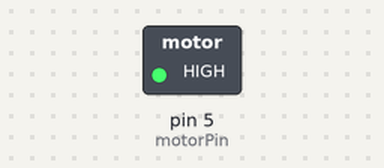
Simulated run of this sketch. Board: Arduino Uno, built with avr-gcc and run on an emulated ATmega328P. Shown: switched loads named in the sketch (green lamp = pin HIGH). Dashed ring = blinking.

Above: at 0.5 s.
Timing chart, 0 to 4.6 s (numbered marks = the images above):
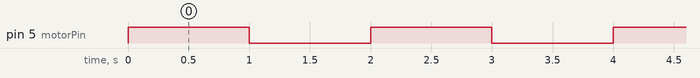

The sketch:

Lab1_motor_controller_hookup.ino
```cpp
int motorPin = 5;    // one of the inputs on the motor controller (L293D)

void setup() {
  pinMode(motorPin, OUTPUT);
}

void loop() {
  digitalWrite(motorPin, HIGH);  // turn the motor on
  delay(1000); // wait 1 second
  digitalWrite(motorPin, LOW);  // turn the motor off
  delay(1000); // wait 1 second
}
```

Turn-motor-on-and-off.cpp
```cpp
int motorPin = 5;

void setup() {
  pinMode(motorPin, OUTPUT);
}

void loop() {
  digitalWrite(motorPin, HIGH);
  delay(1000);
  digitalWrite(motorPin, LOW);
  delay(1000);
}
```

Measured:
- by itself, pin 5 (motorPin): alternates HIGH for 1.0 s and LOW for 1.0 s
